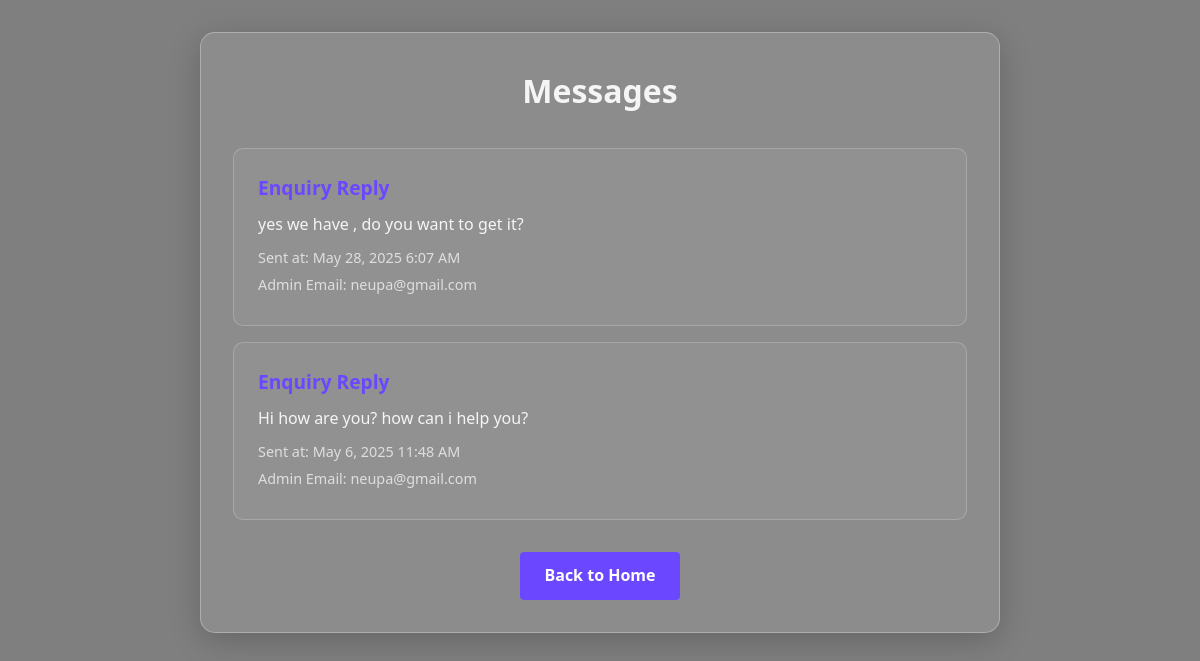
/view_admin_replies.php (signed in), run on the app's committed database.
### tables this page shows
CREATE TABLE IF NOT EXISTS `admin_replies` (
  `reply_id` int NOT NULL AUTO_INCREMENT,
  `reference_type` enum('enquiry','feedback') NOT NULL,
  `reference_id` int NOT NULL,
  `user_id` int DEFAULT NULL,
  `system_admin_id` int NOT NULL,
  `message` text NOT NULL,
  `created_at` timestamp NULL DEFAULT CURRENT_TIMESTAMP,
  `read_status` tinyint DEFAULT '0',
  PRIMARY KEY (`reply_id`),
  KEY `user_id` (`user_id`),
  KEY `system_admin_id` (`system_admin_id`)
);

CREATE TABLE IF NOT EXISTS `users` (
  `user_id` int NOT NULL AUTO_INCREMENT,
  `username` varchar(50) NOT NULL,
  `email` varchar(100) NOT NULL,
  `password` varchar(255) NOT NULL,
  `full_name` varchar(100) NOT NULL,
  `phone_num` varchar(15) DEFAULT NULL,
  `created_at` timestamp NOT NULL DEFAULT CURRENT_TIMESTAMP,
  `user_type` enum('system_admin','venue_admin','attendee') NOT NULL DEFAULT 'attendee',
  `notifications_viewed` datetime DEFAULT NULL,
  PRIMARY KEY (`user_id`),
  UNIQUE KEY `username` (`username`),
  UNIQUE KEY `email` (`email`)
);

### view_admin_replies.php (the view, shortened to what this page needs)
<?php
require_once 'Connection/sql_auth.php';
$user_id = $_SESSION['user_id'];
$replies = [];
$query = "SELECT ar.*, u.email AS admin_email
          FROM admin_replies ar
          JOIN users u ON ar.system_admin_id = u.user_id
          WHERE ar.user_id = ?
          ORDER BY ar.created_at DESC";
$stmt = $db->prepare($query);
$stmt->bind_param("i", $user_id);
$stmt->execute();
$result = $stmt->get_result();
if ($result === false) {
    error_log("Admin replies query failed: " . $db->error);
} else {
    $replies = $result->fetch_all(MYSQLI_ASSOC);
}
?>
<!DOCTYPE html>
<html lang="en">
<head>
    <link rel="stylesheet" href="https://cdnjs.cloudflare.com/ajax/libs/font-awesome/6.0.0-beta3/css/all.min.css">
</head>
<body>
    <div class="container">
        <h2>Messages</h2>
        <?php if (empty($replies)): ?>
            <p class="no-data-message">No messages from admin at this time.</p>
        <?php else: ?>
            <?php foreach ($replies as $reply): ?>
                <div class="reply-card <?= $reply['read_status'] == 0 ? 'unread' : '' ?>" data-reply-id="<?= $reply['reply_id'] ?>">
                    <h3><?= $reply['reference_type'] === 'enquiry' ? 'Enquiry Reply' : 'Feedback Reply' ?></h3>
                    <p><?= htmlspecialchars($reply['message']) ?></p>
                    <p class="sent-at">Sent at: <?= date('M j, Y g:i A', strtotime($reply['created_at'])) ?></p>
                    <p class="admin-email">Admin Email: <?= htmlspecialchars($reply['admin_email']) ?></p>
                </div>
            <?php endforeach; ?>
        <?php endif; ?>
        <a href="index.php" class="back-btn">Back to Home</a>
    </div>
</body>
</html>

### view_admin_replies.php (style rules this page uses)
:root { --primary-color: #6b48ff; --secondary-color: #1e1e2f; --accent-color: #ff2e63; --light-color: #f5f5f5; --glass-bg: rgba(255, 255, 255, 0.1); --shadow: 0 8px 32px rgba(0, 0, 0, 0.2); --unread-bg: rgba(40, 167, 69, 0.2); --unread-border: #28a745; }
* { box-sizing: border-box; margin: 0; padding: 0; font-family: 'Segoe UI', Arial, sans-serif; }
body { background: linear-gradient(rgba(0, 0, 0, 0.5), rgba(0, 0, 0, 0.5)), url('images/concert.jpg'); background-size: cover; background-position: center; backdrop-filter: blur(5px); color: var(--light-color); line-height: 1.6; min-height: 100vh; display: flex; flex-direction: column; }
.container { background: var(--glass-bg); backdrop-filter: blur(10px); border-radius: 15px; padding: 2rem; box-shadow: var(--shadow); border: 1px solid rgba(255, 255, 255, 0.3); width: 90%; max-width: 800px; margin: 2rem auto; text-align: center; }
h2 { color: var(--light-color); margin-bottom: 2rem; font-size: 2rem; font-weight: 600; }
.reply-card { background: rgba(255, 255, 255, 0.05); border-radius: 10px; padding: 1.5rem; margin-bottom: 1rem; text-align: left; border: 1px solid rgba(255, 255, 255, 0.2); }
.reply-card h3 { color: var(--primary-color); font-size: 1.2rem; margin-bottom: 0.5rem; }
.reply-card p { color: var(--light-color); font-size: 1rem; margin-bottom: 0.3rem; }
.reply-card .sent-at { color: rgba(255, 255, 255, 0.7); font-size: 0.9rem; margin-top: 0.5rem; }
.reply-card .admin-email { color: rgba(255, 255, 255, 0.7); font-size: 0.9rem; }
.back-btn { display: inline-block; background: var(--primary-color); color: white; padding: 0.7rem 1.5rem; border-radius: 4px; text-decoration: none; font-weight: 600; transition: background 0.3s ease, transform 0.2s ease; margin-top: 1rem; }

### data on the page
admin_replies: reference_type "Enquiry Reply", message "yes we have , do you want to get it?", created_at "May 28, 2025 6:07 AM", users.email "neupa@gmail.com"
admin_replies: reference_type "Enquiry Reply", message "Hi how are you? how can i help you?", created_at "May 6, 2025 11:48 AM", users.email "neupa@gmail.com"
